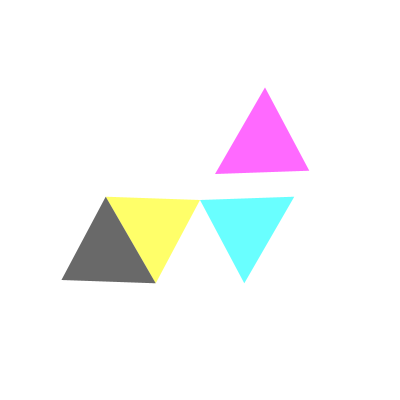
Frame 1 (no input)
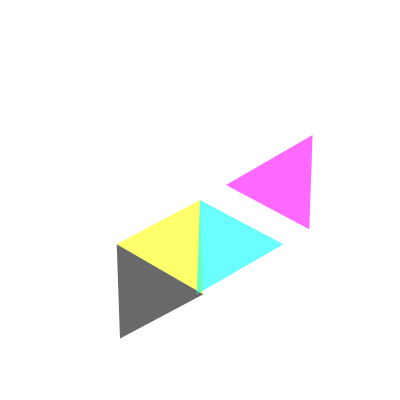
Frame 60 (the mouse pressed at the canvas centre just before this capture)
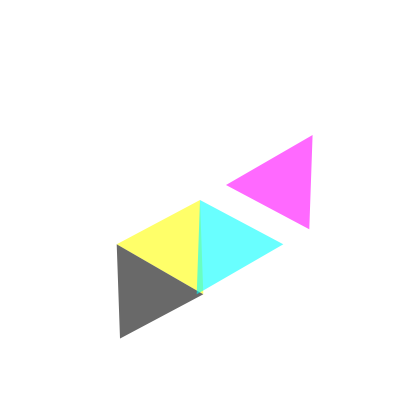
Frame 120 (the mouse held since frame 60 and released just before this capture)

The Processing sketch that drew these frames (run headless with seeded random() and noise(); from frame 60 on, the mouse is pressed at the canvas centre):

// Processing sketch: processing_134136
// ── processing_134136.pde



color c;
int x; 
int y;
float angle;

void setup() { 
 size(400,400);
 background(255);
 x= width/4;
 y = height/4;
 frameRate(8);
 angle = 60;
 //noLoop();
 
 
}

void draw() {
  fill(255,255,255);
  noStroke();
  rect(0,0, width, height);
  pushMatrix();
  translate(width/2, height/2);
   rotate(radians(angle));
  triangleY(0, 0);
  triangleB(0, 80);
  popMatrix();
  pushMatrix();
   translate(width/2, height/2);
   rotate(radians(-angle));
  triangleC(0, 0);
  triangleM(80, 0); 
  popMatrix();
  
  angle += 30;
  translate(-width/2, -height/2);
  
  
}

void triangleY(int x, int y) {
 c = color(255,255,0,150);
 noStroke();
 fill(c);
 triangle( x - 50, y + 80, x, y, x + 50, y + 80);
}

void triangleM(int x, int y) {
 c = color(255,0,255,150);
 noStroke();
 fill(c);
 triangle(x - 50, y, x, y + 80, x + 50, y);
}

void triangleC(int x, int y) {
 c = color(0,255,255,150);
 noStroke();
 fill(c);
 triangle( x - 50, y + 80, x, y, x + 50, y + 80);
}

void triangleB(int x, int y) {
 c = color(0,0,0,150);
 noStroke();
 fill(c);
 triangle(x - 50, y, x, y + 80, x + 50, y);
}
